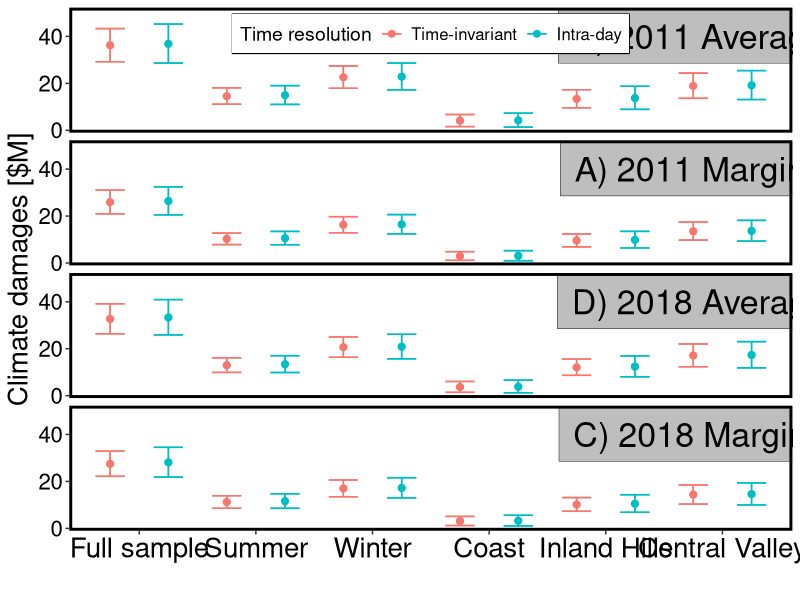
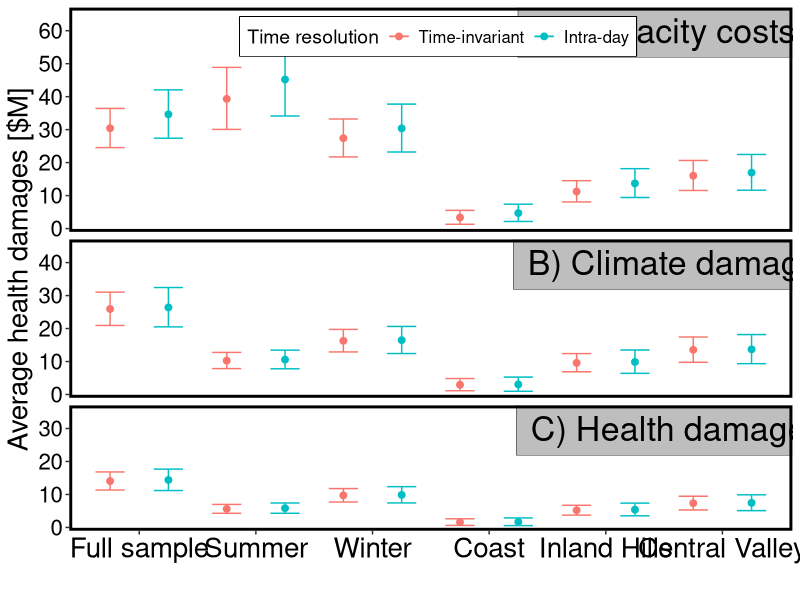

Here is the R script that generated these plots, in order: (Note: this script raises an error after producing the figures.)
## ---- chunk 1
#Set global Markdown options
library(knitr)
knitr::opts_chunk$set(echo=FALSE, warning=FALSE, message=FALSE) #, cache=TRUE)
library(ggplot2)

#Turn off scientific notation
options(scipen=999)
## ---- chunk 2
# Load libraries
require(ggplot2)
require(gdata) # To reorder factors
require(plyr) # To map factor values
require(grDevices) # To save transparent graphics
require(scales) # To have commas in y-axis labels
require(grid) # To allow unit() function
require(data.table)
## ---- chunk 3
# Graphing settings
default.graph.height <- 7.5 #7.5 # inches
default.graph.width <-  10 # inches

# Colorblind-friendly color palette
#cbbPalette <- c("#56B4E9", "#FFA500", "#D55E00") #c("#56B4E9", "#F0E442", "#D55E00")
cbPalette <- c(rgb(1, 0, 0), rgb(0, 0, 1), rgb(0.1, 0.1, 0.1)) #c("#56B4E9", "#FFA500", "#D55E00")
# Basic palette
basicPalette <- c("blue", "orange", "red")
## ---- chunk 4
# Set working directory
setwd("~/Documents/CMU Research/CARE/Externality plots")

# Load climate and health damages and capacity costs
#ClimateDamages <- read.csv("CARE climate damages WECC 2011 04162019b.csv", header=TRUE)
#ClimateDamages$ValueMillions <- ClimateDamages$Value/1000000
#HealthDamages <- read.csv("CARE health damages WECC 2011 04162019b.csv", header=TRUE)
#HealthDamages$ValueMillions <- HealthDamages$Value/1000000
#CapacityCost <- read.csv("CARE capacity cost hrblock7 cost170 04162019.csv", header=TRUE)
#CapacityCost$ValueMillions <- CapacityCost$Value/1000000

externalityCosts <- read.csv("Externalities WECC 2011 update 20200401.csv", header=TRUE)
  # read.csv("Externalities WECC 2011 05082019.csv", header=TRUE)

# Add NERC region and year for WECC-only, 2018-only data
externalityCosts$NERC_region <- "WECC"
#externalityCosts$Year <- 2011
externalityCosts$SE_adding_method <- "Quadrature"
## ---- chunk 5
# Add year-marg_avg
externalityCosts$YearMargAvg <- as.factor(paste(externalityCosts$Year, externalityCosts$Marginal_or_average))

# Swap marginal and average in factor order
numUniqueYearMargAvgVals <- length(unique(externalityCosts$YearMargAvg))
MargAvgSwapOrder <- replicate(0, numUniqueYearMargAvgVals)
for (ii in 1:numUniqueYearMargAvgVals) {
  if ((ii %% 2) == 1) {
    MargAvgSwapOrder[ii] <- ii + 1
  } else if  ((ii %% 2) == 0) {
    MargAvgSwapOrder[ii] <- ii - 1
  } else {NULL}
}
MargAvgSwapOrder <- unlist(MargAvgSwapOrder)
externalityCosts$YearMargAvgReordered <- factor(externalityCosts$YearMargAvg, levels(externalityCosts$YearMargAvg)[MargAvgSwapOrder],
                                            labels=levels(externalityCosts$YearMargAvg)[MargAvgSwapOrder])
## ---- chunk 6
# Add year-marg_avg
externalityCosts$YearModel <- as.factor(paste(externalityCosts$Year, externalityCosts$Damages_model))
## ---- chunk 7
# Give the data subsample factor variable the desired order
subsample.order.map.num <- c(2, 4, 6, 1, 3, 5)
updatedSampleNames <- c("Full sample", "Summer", "Winter", "Coast", "Inland Hills", "Central Valley")
  # c(6, 1, 4, 5, 2, 3)
  # c(4, 2, 1, 6, 5, 3)
  # c(1, 6, 4, 2, 5, 3)
  # c(4, 5, 2, 3, 6, 1)
  # c(6, 4, 3, 1, 5, 2)
  # c(5, 4, 6, 1, 3, 2)# c(1, 4, 5, 6, 3, 2)
  
externalityCosts$Data_subsample <- as.factor(externalityCosts$Data_subsample)
#HealthDamages$Data_subsample <- as.factor(HealthDamages$Data_subsample)
#CapacityCost$Data_subsample <- as.factor(CapacityCost$Data_subsample)
Subsample.order.map <- c("Full sample", "Coast", "Inland Hills", "Central Valley", "Summer", "Winter")

externalityCosts$SubsampleReordered <- factor(externalityCosts$Data_subsample, levels(externalityCosts$Data_subsample)[subsample.order.map.num],
                                            labels=updatedSampleNames)
## ---- chunk 8
# Convert value to millions of dollars
oneMillion <- 1000000
externalityCosts$valueMillions <- externalityCosts$Value/oneMillion
## ---- chunk 9
# Only include externality costs for which errors are added in quadrature
externalityCosts <-  externalityCosts[externalityCosts$SE_adding_method=="Quadrature", ]
## ---- chunk 10
# Reorder time resolution factor
time.order.map.num <- c(2, 1)
  
externalityCosts$Time_resolution <- as.factor(externalityCosts$Time_resolution)
externalityCosts$TimeResReordered <- factor(externalityCosts$Time_resolution, levels(externalityCosts$Time_resolution)[time.order.map.num])
## ---- chunk 11
# Reorder externality factor
externality.order.map.num <- c(1, 2, 3) # c(2, 3, 1)
  
externalityCosts$Externality <- as.factor(externalityCosts$Externality)
externalityCosts$ExternalityReordered <- factor(externalityCosts$Externality, levels(externalityCosts$Externality)[externality.order.map.num])
## ---- chunk 12
# Set graph parameters
default.graph.height <- 5 # 8 # 10 #4 #2 #3 #5 # inches
default.graph.width <- 12 #10 # 8.5 #7.5 #5 #10 # inches
## ---- chunk 13
# Climate damages plot, avg v. marginal

# Selects mean value first, adds low and high CI values
selectedYear <- c('2011 again', '2018') # '2011 again' 2017
selectedNERCRegion <- "WECC" #"RFC" "WECC
selectedExternality <- "Climate"
# selectedDamagesModel <- "AP2" #"EASIUR" "AP2"
#selectedDamageType <- "Marginal"# "Marginal" #"Average"

# Only include standard errors added in quadrature
selectedCIClimate <- externalityCosts[(externalityCosts$Confidence_interval=="Mean") &
                                        (externalityCosts$NERC_region==selectedNERCRegion) &
                                        (externalityCosts$Year %in% selectedYear) &
                                        (externalityCosts$ExternalityReordered==selectedExternality), ]

selectedCIClimate$lowCI <- externalityCosts[(externalityCosts$Confidence_interval=="P2.5") &
                                              (externalityCosts$NERC_region==selectedNERCRegion) &
                                              (externalityCosts$Year %in% selectedYear) &
                                              (externalityCosts$ExternalityReordered==selectedExternality),
                                              "valueMillions"]

selectedCIClimate$highCI <- externalityCosts[(externalityCosts$Confidence_interval=="P97.5") &
                                              (externalityCosts$NERC_region==selectedNERCRegion)& 
                                              (externalityCosts$Year %in% selectedYear) &
                                              (externalityCosts$ExternalityReordered==selectedExternality),
                                              "valueMillions"]
## ---- chunk 14
setEPS()
postscript("CARE emissions WECC sensitivity 20200402.eps",  width=default.graph.width, height=default.graph.height) #"CARE climate health damages 04162019b.eps"
  # "CARE capacity costs 04162019.eps"
  
# Plot CARE damages
careDamagesPlot <- ggplot(selectedCIClimate, aes(x=SubsampleReordered, y=valueMillions, color=TimeResReordered)) #, color=Season
#AggCoeffsForLine <- AllHourlyCoeffs[isFirstHour, ] # & justFullYear
pd <- position_dodge(1) # 0.1
# Figure out how to add horizontal line for baseline coefficient value
#setEPS()
#postscript("CARE hourly allregion 04082017b.eps", width=default.graph.width, height=default.graph.height)
careDamagesPlot + 
    geom_line(position=pd) +
    geom_point(position=pd, size=2) +
    geom_errorbar(aes(ymin=lowCI, ymax=highCI), width=.5, position=pd, data=selectedCIClimate) +
    scale_y_continuous(breaks = seq(0, 60, 20), expand = expand_scale(add = c(1, 7))) +#, limits = c(0, 70)) + #c(0, 0)
    expand_limits(y=0) +
    theme_bw() +
    theme(panel.grid.major = element_blank(), panel.grid.minor = element_blank()) +
    ylab("Climate damages [$M]") +
    facet_grid(YearMargAvgReordered~., labeller = labeller(YearMargAvgReordered = c("2011 again Marginal" = "A) 2011 Marginal", "2011 again Average" = "B) 2011 Average", "2018 Marginal" = "C) 2018 Marginal", "2018 Average" = "D) 2018 Average"))) + #, scales="free_y", space="free_y") +  
  geom_label(data=data.frame(x = 5.84, y = 40, YearMargAvgReordered = c("2011 again Marginal", "2011 again Average", "2018 Marginal", "2018 Average"), label = c("A) 2011 Marginal", "B) 2011 Average ", "C) 2018 Marginal", "D) 2018 Average ")), aes(x, y, label = label), inherit.aes = FALSE, size=8.6, label.r=unit(0, "lines"), label.size=0.15, label.padding=unit(0.35, "lines"), fill="gray") +
    xlab("") + # Data subsample
  guides(color=guide_legend(title="Time resolution", nrow=1)) +
theme(text = element_text(size=16), # 16
        axis.title.x = element_text(size=18), #18
        axis.text.x = element_text(size=20, face="plain", color="black"), #16
        axis.title.y = element_text(size=20), #16
        axis.text.y = element_text(size=16, face="plain", color="black"),
        strip.text.x = element_blank(),
        strip.text.y = element_blank(),
        strip.background = element_blank(),
        legend.position = c(0.5, .95), # c(0.595, 0.245), # c(0.75, 0.9) c(0.75, 0.75) # For RFC "bottom", 
        legend.title = element_text(size=14),
        legend.text = element_text(size=12),
        legend.box.background = element_rect(colour = "black", size=0.5),
        legend.direction = "horizontal",
#        legend.box = "horizontal",
        panel.border=element_rect(colour="black",size=2))#, #18
dev.off()

## ---- chunk 15
# Health damages plot, AP2 v. EASIUR, 2011 v 2018

# Selects mean value first, adds low and high CI values
selectedYear <- c('2011 again', '2018') # '2011 again' 2017
selectedNERCRegion <- "WECC" #"RFC" "WECC
selectedExternality <- "Health"
# selectedDamagesModel <- "AP2" #"EASIUR" "AP2"
selectedDamageType <- "Average"# "Marginal" #"Average"

# Only include standard errors added in quadrature
selectedCIHealth <- externalityCosts[(externalityCosts$Confidence_interval=="Mean") &
                                        (externalityCosts$NERC_region==selectedNERCRegion) &
                                        (externalityCosts$Year %in% selectedYear) &
                                        (externalityCosts$Marginal_or_average==selectedDamageType) &
                                        (externalityCosts$ExternalityReordered==selectedExternality), ]

selectedCIHealth$lowCI <- externalityCosts[(externalityCosts$Confidence_interval=="P2.5") &
                                              (externalityCosts$NERC_region==selectedNERCRegion) &
                                              (externalityCosts$Year %in% selectedYear) &
                                              (externalityCosts$Marginal_or_average==selectedDamageType) &
                                              (externalityCosts$ExternalityReordered==selectedExternality),
                                              "valueMillions"]

selectedCIHealth$highCI <- externalityCosts[(externalityCosts$Confidence_interval=="P97.5") &
                                              (externalityCosts$NERC_region==selectedNERCRegion)& 
                                              (externalityCosts$Year %in% selectedYear) &
                                              (externalityCosts$Marginal_or_average==selectedDamageType) &
                                              (externalityCosts$ExternalityReordered==selectedExternality),
                                              "valueMillions"]
## ---- chunk 16
# Main text plot, AP2, marginal damages, 2011

# Selects mean value first, adds low and high CI values
selectedYear <- '2011 again' # c('2011 again', '2018') # '2011 again' 2017
selectedNERCRegion <- "WECC" #"RFC" "WECC
selectedExternality <- c("Climate","Health","Capacity")
# selectedDamagesModel <- "AP2" #"EASIUR" "AP2"
selectedDamageType <- "Marginal"# "Marginal" #"Average"

# Only include standard errors added in quadrature
selectedCIHealth <- externalityCosts[(externalityCosts$Confidence_interval=="Mean") &
                                        (externalityCosts$NERC_region==selectedNERCRegion) &
                                        (externalityCosts$Year %in% selectedYear) &
                                        (externalityCosts$Marginal_or_average==selectedDamageType) &
                                        (externalityCosts$ExternalityReordered==selectedExternality), ]

selectedCIHealth$lowCI <- externalityCosts[(externalityCosts$Confidence_interval=="P2.5") &
                                              (externalityCosts$NERC_region==selectedNERCRegion) &
                                              (externalityCosts$Year %in% selectedYear) &
                                              (externalityCosts$Marginal_or_average==selectedDamageType) &
                                              (externalityCosts$ExternalityReordered==selectedExternality),
                                              "valueMillions"]

selectedCIHealth$highCI <- externalityCosts[(externalityCosts$Confidence_interval=="P97.5") &
                                              (externalityCosts$NERC_region==selectedNERCRegion)& 
                                              (externalityCosts$Year %in% selectedYear) &
                                              (externalityCosts$Marginal_or_average==selectedDamageType) &
                                              (externalityCosts$ExternalityReordered==selectedExternality),
                                              "valueMillions"]
## ---- chunk 17
setEPS()
postscript("CARE health WECC main 20200410b.eps",  width=default.graph.width, height=default.graph.height) #"CARE climate health damages 04162019b.eps"
  # "CARE capacity costs 04162019.eps"
  
# Plot CARE damages
careDamagesPlot <- ggplot(selectedCIHealth, aes(x=SubsampleReordered, y=valueMillions, color=TimeResReordered)) #, color=Season
#AggCoeffsForLine <- AllHourlyCoeffs[isFirstHour, ] # & justFullYear
pd <- position_dodge(1) # 0.1
# Figure out how to add horizontal line for baseline coefficient value
#setEPS()
#postscript("CARE hourly allregion 04082017b.eps", width=default.graph.width, height=default.graph.height)
careDamagesPlot + 
    geom_line(position=pd) +
    geom_point(position=pd, size=2) +
    geom_errorbar(aes(ymin=lowCI, ymax=highCI), width=.5, position=pd, data=selectedCIHealth) +
    scale_y_continuous(breaks = seq(0, 70, 10), expand = expand_scale(add = c(1, 7))) +
    expand_limits(y=0) +
    theme_bw() +
    theme(panel.grid.major = element_blank(), panel.grid.minor = element_blank()) +
    ylab("Average health damages [$M]") +
    #ylab("Marginal health damages [$M]") +
    facet_grid(ExternalityReordered~., labeller = labeller(ExternalityReordered = c("Capacity" = "A) Capacity costs"), "Climate" = "B) Climate damages", "Health" = "C) Health damages"), scales="free_y", space="free_y") +  
    geom_label(data=data.frame(x = 5.69, y = c(60, 40, 30), ExternalityReordered = c("Capacity", "Climate", "Health"), label = c("A) Capacity costs     ", "B) Climate damages ", "C) Health damages  ")), aes(x, y, label = label), inherit.aes = FALSE, size=8.6, label.r=unit(0, "lines"), label.size=0.15, label.padding=unit(0.35, "lines"), fill="gray") +
    xlab("") + # Data subsample
  guides(color=guide_legend(title="Time resolution", nrow=1)) +
theme(text = element_text(size=16), # 16
        axis.title.x = element_text(size=18), #18
        axis.text.x = element_text(size=20, face="plain", color="black"), #16
        axis.title.y = element_text(size=20), #16
        axis.text.y = element_text(size=16, face="plain", color="black"),
        strip.text.x = element_blank(),
        strip.text.y = element_blank(),
        strip.background = element_blank(),
        legend.position = c(0.51, .945), # c(0.595, 0.245), # c(0.75, 0.9) c(0.75, 0.75) # For RFC "bottom", 
        legend.title = element_text(size=14),
        legend.text = element_text(size=12),
        legend.box.background = element_rect(colour = "black", size=0.5),
        legend.direction = "horizontal",
#        legend.box = "horizontal",
        panel.border=element_rect(colour="black",size=2))#, #18
dev.off()

## ---- chunk 18
setEPS()
postscript("CARE externalities WECC AP2 marginal 2018 20200401b.eps",  width=default.graph.width, height=default.graph.height) #"CARE climate health damages 04162019b.eps"
  # "CARE capacity costs 04162019.eps"
  
# Plot CARE damages
careDamagesPlot <- ggplot(selectedCI, aes(x=SubsampleReordered, y=valueMillions, color=TimeResReordered)) #, color=Season
#AggCoeffsForLine <- AllHourlyCoeffs[isFirstHour, ] # & justFullYear
pd <- position_dodge(1) # 0.1
# Figure out how to add horizontal line for baseline coefficient value
#setEPS()
#postscript("CARE hourly allregion 04082017b.eps", width=default.graph.width, height=default.graph.height)
careDamagesPlot + 
    geom_line(position=pd) +
    geom_point(position=pd, size=2) +
    geom_errorbar(aes(ymin=lowCI, ymax=highCI), width=.5, position=pd, data=selectedCI) +
    scale_y_continuous(breaks = seq(0, 70, 10), expand = expand_scale(add = c(1, 7))) +#, limits = c(0, 70)) + #c(0, 0)
    expand_limits(y=0) +
  #    geom_polygon(aes(x = x,y = y, color = "black", size = 1, fill = NA)) +
#    facet_wrap(~ExternalityReordered, ncol=1) +
    theme_bw() +
    theme(panel.grid.major = element_blank(), panel.grid.minor = element_blank()) +
    ylab("CARE externalities [$M]") +
    facet_grid(ExternalityReordered~., labeller = labeller(ExternalityReordered = c("Climate" = "A) Climate damages", "Health" = "B) Health damages", "Capacity" = "C) Capacity costs")), scales="free_y", space="free_y") +  
#  geom_label(data=data.frame(x = 4.35, y = c(33.75, 15.5, 66.5), ExternalityReordered = c("Climate", "Health", "Capacity"), label = c("A) Climate damages", "B) Health damages  ", "C) Capacity costs     ")), aes(x, y, label = label), inherit.aes = FALSE, size=8.6, label.r=unit(0, "lines"), label.size=0.15, label.padding=unit(0.35, "lines"), fill="gray") + # For WECC
  geom_label(data=data.frame(x = 5.65, y = c(36, 60, 66.5), ExternalityReordered = c("Climate", "Health", "Capacity"), label = c("A) Climate damages", "B) Health damages  ", "C) Capacity costs     ")), aes(x, y, label = label), inherit.aes = FALSE, size=8.6, label.r=unit(0, "lines"), label.size=0.15, label.padding=unit(0.35, "lines"), fill="gray") +
# For RFC
    xlab("") + # Data subsample
  guides(color=guide_legend(title="Time resolution")) +
theme(text = element_text(size=16), # 16
        axis.title.x = element_text(size=18), #18
        axis.text.x = element_text(size=20, face="plain", color="black"), #16
        axis.title.y = element_text(size=20), #16
        axis.text.y = element_text(size=16, face="plain", color="black"),
#        axis.line = element_line(size=1),
#        strip.text.x = element_text(size = 24),
        strip.text.x = element_blank(),
        strip.text.y = element_blank(),
        strip.background = element_blank(),
#        legend.position = c(0.89, 0.382), # c(0.75, 0.9) c(0.75, 0.75) # For WECC
        legend.position = c(0.595, 0.245), # c(0.75, 0.9) c(0.75, 0.75) # For RFC
        legend.title = element_text(size=24),
        legend.text = element_text(size=20),
        legend.box.background = element_rect(colour = "black", size=0.5),
        panel.border=element_rect(colour="black",size=2))#, #18
#        legend.position = "none"      ) # Remove legend for now
dev.off()
